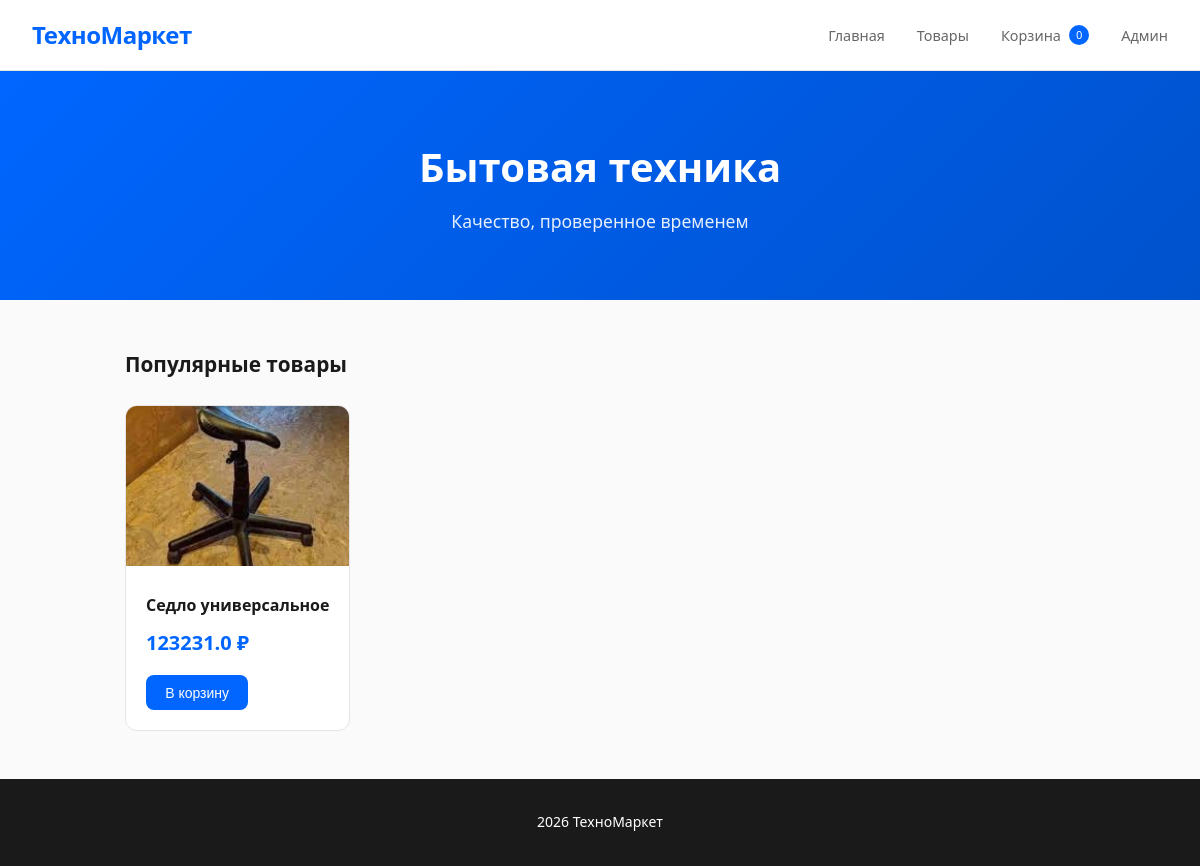
Before: / with the older database file.
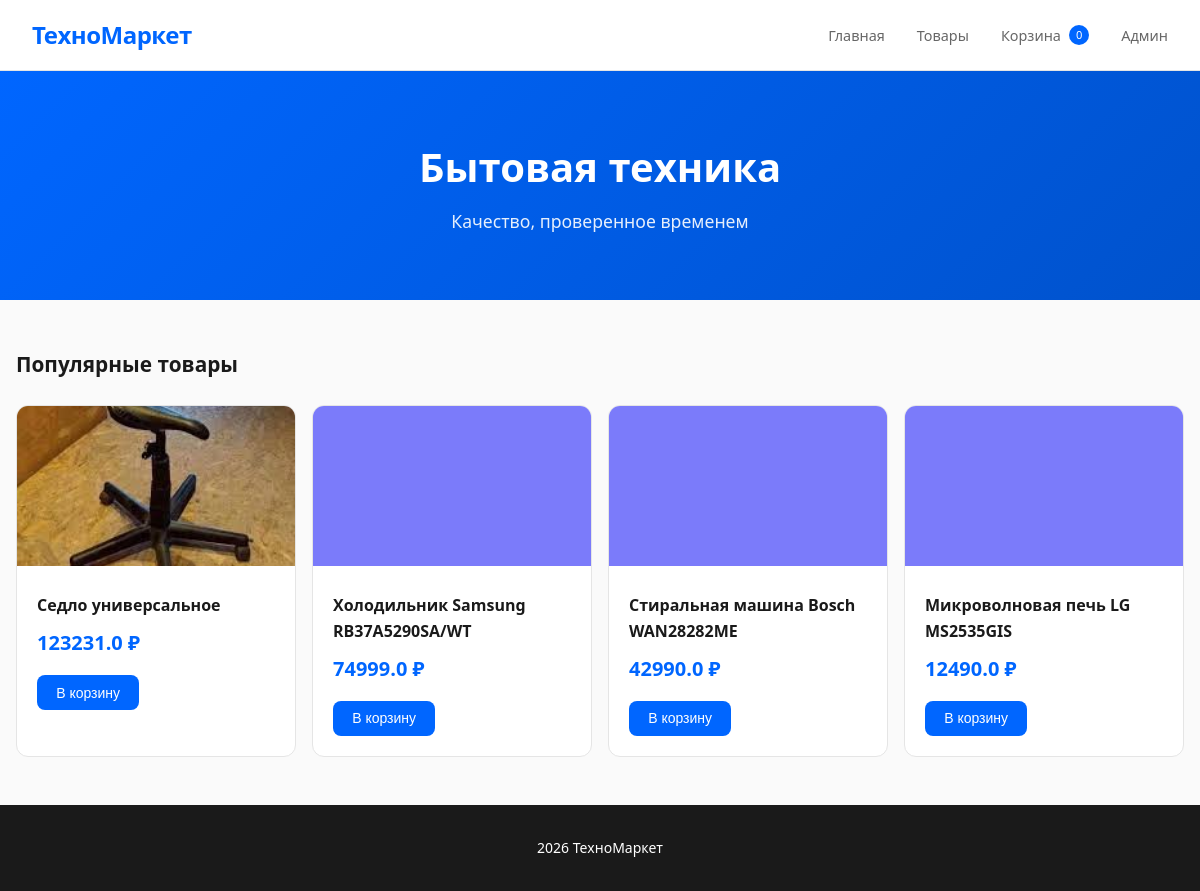
After: the same page with the newer database file.
### app.py (models this page shows)
class Product(db.Model):
    id = db.Column(db.Integer, primary_key=True)
    name = db.Column(db.String(200), nullable=False)
    category = db.Column(db.String(100))
    price = db.Column(db.Float, nullable=False)
    stock = db.Column(db.Integer, default=0)
    description = db.Column(db.Text)
    image = db.Column(db.String(200), default='default.png')

### app.py (the view)
@app.route('/')
def index():
    try:
        products = Product.query.limit(8).all()
    except:
        products = []
    return render_template('index.html', products=products)

### templates/index.html (shortened to what this page needs)
<!DOCTYPE html>
<html lang="ru">
<head>
</head>
<body>
    <header class="header">
        <div class="header-inner">
            <div class="logo">ТехноМаркет</div>
            <nav class="nav">
                <a href="/">Главная</a>
                <a href="/products">Товары</a>
                <a href="/cart">Корзина <span class="cart-badge" id="cart-count">0</span></a>
                <a href="/admin/login">Админ</a>
            </nav>
        </div>
    </header>
    <section class="hero">
        <h1>Бытовая техника</h1>
        <p>Качество, проверенное временем</p>
    </section>
    <main class="container">
        <h2 class="section-title">Популярные товары</h2>
        <div class="products-grid">
            {% for product in products %}
            <article class="product-card">
                <img src="{{ url_for('static', filename='uploads/' + product.image) }}" alt="{{ product.name }}" class="product-image" onerror="this.src='{{ url_for('static', filename='default.png') }}'">
                <div class="product-info">
                    <h3 class="product-name">{{ product.name }}</h3>
                    <div class="product-price">{{ product.price }} ₽</div>
                    <button class="btn" onclick="addToCart({{ product.id }}, '{{ product.name }}', {{ product.price }}, '{{ product.image }}')">В корзину</button>
                </div>
            </article>
            {% endfor %}
        </div>
    </main>
    <footer class="footer"><p> 2026 ТехноМаркет</p></footer>
</body>
</html>

Changed rows visible on the page:
added Product: image (placeholder picture), name "Холодильник Samsung RB37A5290SA/WT", price "74999.0"
added Product: image (placeholder picture), name "Стиральная машина Bosch WAN28282ME", price "42990.0"
added Product: image (placeholder picture), name "Микроволновая печь LG MS2535GIS", price "12490.0"
